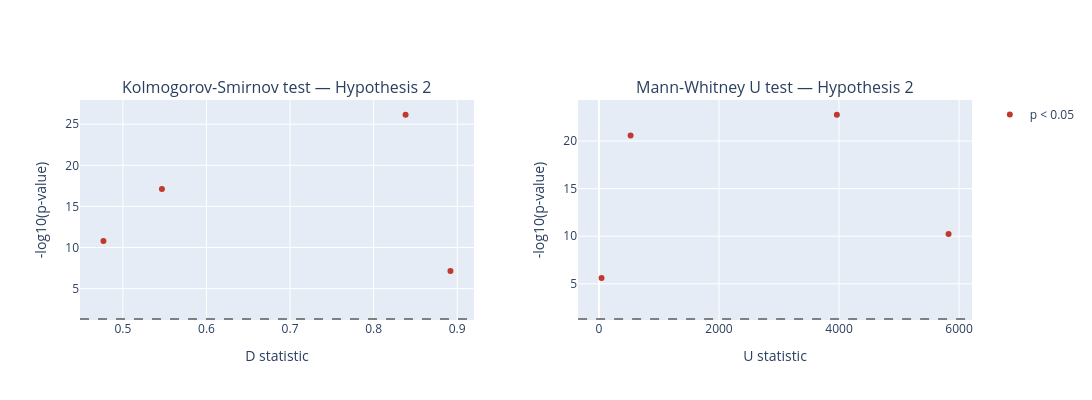
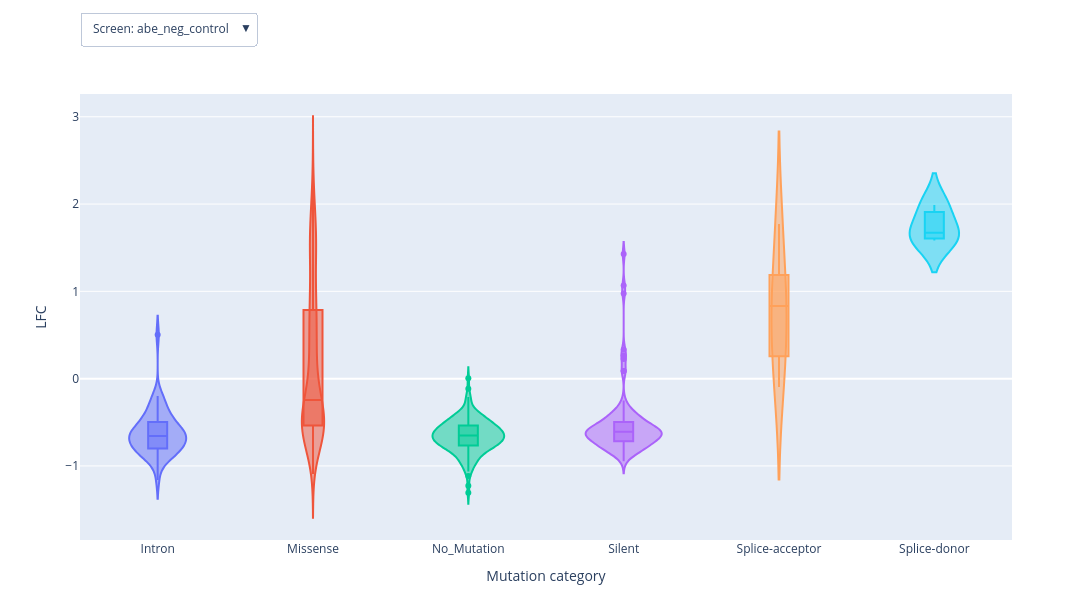

Notebook code cell kept with these figures, in order:
### Markdown cell above
# BE-QA
- Runs the pipeline for the selected mode (skipped if its output already exists), then shows that mode's QA plots
- Kolmogorov-Smirnov and Mann-Whitney scatters already cover every screen in one figure, so they are shown once with no selection
- The processed per-guide LFC violin is the only per-screen plot, so it gets the single dropdown in this section
- ppi mode shows every gene at once (no-PPI leg, then PPI-mode leg); blind_target shows every partner at once
- The dropdown is on the plot itself and switches client-side -- no cell re-run

### Code cell
if MODE == 'monomer':
    monomer_cfg = load_yaml(YAML_BY_MODE['monomer'])
    monomer_dir, monomer_gene, monomer_uniprot = monomer_cfg['output_dir'], monomer_cfg['input_gene'], monomer_cfg['input_uniprot']
    run_be3d_if_needed(YAML_BY_MODE['monomer'], os.path.join(monomer_dir, 'RUN_COMPLETED.txt'))

    monomer_screens = [s.strip().split('.')[0] for s in monomer_cfg['screens'].split(',')]

    # The KS/MW hypothesis-test plots already cover every screen in one figure, so they need
    # no selection at all and are just shown once.
    print('QA -- Kolmogorov-Smirnov and Mann-Whitney (all screens):')
    show_side_by_side(
        plot_hypothesis_qa(monomer_dir, test='KolmogorovSmirnov'),
        plot_hypothesis_qa(monomer_dir, test='MannWhitney'),
        width=600, height=400, spacing=0.08
    )

    # Only the violin is per-screen, so it gets the one dropdown in this section. Every screen's
    # violin is built up front and switched by Plotly's own in-figure dropdown
    # (layout.updatemenus), so changing screen does NOT re-run this cell.
    print('Processed LFC distribution by mutation category (violin, post mutation_priority + '
          'per-category filtering) -- pick a screen on the plot:')
    show_figure_dropdown(
        {s: plot_violin_by_processed_muttype(monomer_dir, monomer_gene, s, width=600, height=400)
         for s in monomer_screens},
        description='Screen:'
    )

elif MODE == 'ppi':
    ppi_cfg = load_yaml(YAML_BY_MODE['ppi'])
    ppi_root = ppi_cfg['output_dir']
    gene_names = [g.strip() for g in ppi_cfg['input_gene'].split(',')]
    ppi_screens = [s.strip().split('.')[0] for s in ppi_cfg['screens'].split(',')]

    # The QA/violin plots need the per-gene no_ppi and ppi legs to already exist, so run the
    # pipeline first (mirrors the BE-Clust3D (PPI) cell further down). Variant yamls go to the
    # scratch dir, not the cloned repo's yaml dir (see Settings cell comment). skip_existing
    # makes re-runs a no-op.
    def run_ppi_diff_pass(score_type):
        variant_cfg = copy.deepcopy(ppi_cfg)
        variant_cfg['score_type'] = score_type
        variant_yaml = os.path.join(os.path.dirname(YAML_BY_MODE['ppi']), f'_ppi_diff_{score_type}.yaml')
        with open(variant_yaml, 'w') as f:
            yaml.safe_dump(variant_cfg, f)
        run_be3d(variant_yaml)

    run_ppi_diff_pass('LFC3D')

    # No gene dropdown: the hypothesis-test plots cover all screens already, and every gene is
    # shown at once (no-PPI leg then PPI-mode leg per gene).
    for _gene in gene_names:
        _noppi, _ppi = os.path.join(ppi_root, 'no_ppi', _gene), os.path.join(ppi_root, 'ppi', _gene)
        print(f'{_gene} -- QA (KS2 test), no-PPI then PPI-mode:')
        show_side_by_side(
            plot_hypothesis_qa(_noppi, test='KolmogorovSmirnov'),
            plot_hypothesis_qa(_ppi, test='KolmogorovSmirnov'),
            width=600, height=400,
        )
        print(f'{_gene} -- QA (MW test), no-PPI then PPI-mode:')
        show_side_by_side(
            plot_hypothesis_qa(_noppi, test='MannWhitney'),
            plot_hypothesis_qa(_ppi, test='MannWhitney'),
            width=600, height=400,
        )

    # One dropdown, for the violin only -- each variant is a row of (no-PPI, PPI-mode) panels
    # per gene for that screen. Switching is client-side; no cell re-run.
    print('Processed LFC distribution by mutation category (violin, post mutation_priority + '
          'per-category filtering) -- no-PPI then PPI-mode for each gene; pick a screen on the plot:')
    show_figure_dropdown(
        {
            s: combine_side_by_side(*[
                f for _gene in gene_names for f in (
                    plot_violin_by_processed_muttype(os.path.join(ppi_root, 'no_ppi', _gene), _gene, s),
                    plot_violin_by_processed_muttype(os.path.join(ppi_root, 'ppi', _gene), _gene, s),
                )
            ], width=450, height=400)
            for s in ppi_screens
        },
        description='Screen:'
    )

else:
    blind_cfg = load_yaml(YAML_BY_MODE['blind_target'])
    blind_dir = blind_cfg['output_dir']
    blind_gene, blind_chain = blind_cfg['input_gene'], blind_cfg['input_chain']
    blind_partners = blind_cfg['partners']
    blind_tsv = os.path.join(blind_dir, f'{blind_gene}_{blind_chain}_blind_LFC3D.tsv')

    # blind_target's target itself never gets hypothesis_test/screendata (run_blind_target skips
    # both -- it has no screen data of its own). Each partner runs through parse_be_data +
    # prioritize_by_sequence (preprocess_ppi_partner), same as a monomer run, but
    # preprocess_ppi_partner explicitly skips hypothesis_test -- so there's no KS2/MW QA to show
    # even for the partner, just its processed-LFC violin.
    if not os.path.exists(blind_tsv):
        run_be3d(YAML_BY_MODE['blind_target'])

    partner_by_gene = {p['gene']: p for p in blind_partners}
    partner_screens_by_gene = {
        g: [s.strip().split('.')[0] for s in p['screens'].split(',')]
        for g, p in partner_by_gene.items()
    }
    all_partner_screens = sorted({s for screens in partner_screens_by_gene.values() for s in screens})

    print('Note: blind_target partners skip hypothesis_test (preprocess_ppi_partner), so no '
          "KS2/MW QA plot is available -- showing each partner's processed LFC distribution "
          '(violin) instead. No partner dropdown: every partner is shown side by side. '
          'Pick a screen on the plot:')

    def _partner_violin(partner_gene, screen):
        if screen not in partner_screens_by_gene[partner_gene]:
            return None
        chain = partner_by_gene[partner_gene]['chain']
        pdir = os.path.join(blind_dir, 'ppi_partners', f'{partner_gene}_chain_{chain}')
        return plot_violin_by_processed_muttype(pdir, partner_gene, screen)

    show_figure_dropdown(
        {
            s: combine_side_by_side(*[_partner_violin(g, s) for g in partner_by_gene],
                                    width=600, height=400)
            for s in all_partner_screens
        },
        description='Screen:'
    )

### Figure 1 — Plotly figure (JSON) as saved in the notebook; plotly's stock layout.template omitted (floating-point values rounded to 4 significant figures)
{"data": [{"customdata": [["abe_neg_control", "KBTBD4", 8, 398, 7.455e-08], ["abe_neg_control", "HDAC1", 38, 398, 7e-27], ["cbe_neg_control", "KBTBD4", 61, 398, 1.65e-11], ["cbe_neg_control", "HDAC1", 74, 398, 7.701e-18]], "hovertemplate": "significant=p < 0.05<br>D_Nonsense_Splice-donor_Splice-acceptor_vs_No Mutation=%{x}<br>-log10(p)=%{y}<br>screenid=%{customdata[0]}<br>gene_name=%{customdata[1]}<br>num_of_cases=%{customdata[2]}<br>num_of_controls=%{customdata[3]}<br>p_Nonsense_Splice-donor_Splice-acceptor_vs_No Mutation=%{customdata[4]}<extra></extra>", "legendgroup": "p < 0.05", "marker": {"color": "#c0392b", "symbol": "circle"}, "mode": "markers", "name": "p < 0.05", "orientation": "v", "showlegend": true, "type": "scatter", "x": [0.892, 0.8383, 0.4767, 0.5467], "xaxis": "x", "y": [7.128, 26.15, 10.78, 17.11], "yaxis": "y"}, {"customdata": [["abe_neg_control", "KBTBD4", 8, 398, 2.451e-06], ["abe_neg_control", "HDAC1", 38, 398, 2.574e-21], ["cbe_neg_control", "KBTBD4", 61, 398, 5.97e-11], ["cbe_neg_control", "HDAC1", 74, 398, 1.721e-23]], "hovertemplate": "significant=p < 0.05<br>U_Nonsense_Splice-donor_Splice-acceptor_vs_No Mutation=%{x}<br>-log10(p)=%{y}<br>screenid=%{customdata[0]}<br>gene_name=%{customdata[1]}<br>num_of_cases=%{customdata[2]}<br>num_of_controls=%{customdata[3]}<br>p_Nonsense_Splice-donor_Splice-acceptor_vs_No Mutation=%{customdata[4]}<extra></extra>", "legendgroup": "p < 0.05", "marker": {"color": "#c0392b", "symbol": "circle"}, "mode": "markers", "name": "p < 0.05", "orientation": "v", "showlegend": false, "type": "scatter", "x": [43, 527, 5825, 3964], "xaxis": "x3", "y": [5.611, 20.59, 10.22, 22.76], "yaxis": "y3"}], "layout": {"annotations": [{"font": {"size": 16}, "showarrow": false, "text": "Kolmogorov-Smirnov test — Hypothesis 2", "x": 0.2208, "xanchor": "center", "xref": "paper", "y": 1, "yanchor": "bottom", "yref": "paper"}, {"font": {"size": 16}, "showarrow": false, "text": "Mann-Whitney U test — Hypothesis 2", "x": 0.7792, "xanchor": "center", "xref": "paper", "y": 1, "yanchor": "bottom", "yref": "paper"}], "autosize": false, "height": 400, "shapes": [{"line": {"color": "gray", "dash": "dash"}, "type": "line", "x0": 0, "x1": 1, "xref": "x domain", "y0": 1.301, "y1": 1.301, "yref": "y"}, {"line": {"color": "gray", "dash": "dash"}, "type": "line", "x0": 0, "x1": 1, "xref": "x3 domain", "y0": 1.301, "y1": 1.301, "yref": "y3"}], "width": 1200, "xaxis": {"anchor": "y", "domain": [0, 0.4416], "title": {"text": "D statistic"}}, "xaxis2": {"anchor": "y2", "domain": [0.4616, 0.5384], "visible": false}, "xaxis3": {"anchor": "y3", "domain": [0.5584, 1], "title": {"text": "U statistic"}}, "yaxis": {"anchor": "x", "domain": [0, 1], "title": {"text": "-log10(p-value)"}}, "yaxis2": {"anchor": "x2", "domain": [0, 1], "visible": false}, "yaxis3": {"anchor": "x3", "domain": [0, 1], "title": {"text": "-log10(p-value)"}}}}

### Figure 2 — Plotly figure (JSON) as saved in the notebook; plotly's stock layout.template omitted (floating-point values rounded to 4 significant figures; data arrays with more than 128 entries replaced by an {"elided": "..."} marker saying what was removed)
{"data": [{"alignmentgroup": "True", "box": {"visible": true}, "hovertemplate": "category=%{x}<br>LFC=%{y}<extra></extra>", "legendgroup": "Intron", "marker": {"color": "#636efa"}, "name": "Intron", "offsetgroup": "Intron", "orientation": "v", "points": "outliers", "scalegroup": "True", "showlegend": true, "type": "violin", "visible": true, "x": ["Intron", "Intron", "Intron", "Intron", "Intron", "Intron", "Intron", "Intron", "Intron", "Intron", "Intron", "Intron", "Intron", "Intron", "Intron", "Intron", "Intron", "Intron", "Intron", "Intron", "Intron", "Intron", "Intron", "Intron", "Intron", "Intron", "Intron", "Intron", "Intron", "Intron", "Intron", "Intron", "Intron", "Intron", "Intron", "Intron", "Intron", "Intron", "Intron", "Intron", "Intron", "Intron", "Intron", "Intron", "Intron", "Intron", "Intron", "Intron", "Intron", "Intron", "Intron", "Intron", "Intron"], "x0": " ", "xaxis": "x", "y": [-0.6674, -0.7199, -0.4978, -0.4012, -0.6237, -0.6089, -0.8321, -0.3744, -0.7186, -0.8679, -0.6786, -0.7398, -0.8056, -0.6231, -0.627, -0.5161, -0.6107, -0.2306, -0.5545, -0.6124, -0.1999, -0.5872, 0.5037, -0.8065, -0.4069, -0.673, -0.894, -0.4928, -0.889, -0.7057, -0.8351, -0.792, -0.6568, -0.5816, -0.7394, -0.7709, -0.5691, -0.3918, -0.6769, -0.8006, -0.3618, -0.6502, -0.2488, -0.8403, -0.6592, -0.827, -0.9919, -0.8216, -0.9375, -0.4548, -1.161, -0.4832, -0.228], "y0": " ", "yaxis": "y"}, {"alignmentgroup": "True", "box": {"visible": true}, "hovertemplate": "category=%{x}<br>LFC=%{y}<extra></extra>", "legendgroup": "Missense", "marker": {"color": "#EF553B"}, "name": "Missense", "offsetgroup": "Missense", "orientation": "v", "points": "outliers", "scalegroup": "True", "showlegend": true, "type": "violin", "visible": true, "x": {"elided": "635 str values"}, "x0": " ", "xaxis": "x", "y": {"elided": "635 float values"}, "y0": " ", "yaxis": "y"}, {"alignmentgroup": "True", "box": {"visible": true}, "hovertemplate": "category=%{x}<br>LFC=%{y}<extra></extra>", "legendgroup": "No_Mutation", "marker": {"color": "#00cc96"}, "name": "No_Mutation", "offsetgroup": "No_Mutation", "orientation": "v", "points": "outliers", "scalegroup": "True", "showlegend": true, "type": "violin", "visible": true, "x": {"elided": "199 str values"}, "x0": " ", "xaxis": "x", "y": {"elided": "199 float values"}, "y0": " ", "yaxis": "y"}, {"alignmentgroup": "True", "box": {"visible": true}, "hovertemplate": "category=%{x}<br>LFC=%{y}<extra></extra>", "legendgroup": "Silent", "marker": {"color": "#ab63fa"}, "name": "Silent", "offsetgroup": "Silent", "orientation": "v", "points": "outliers", "scalegroup": "True", "showlegend": true, "type": "violin", "visible": true, "x": ["Silent", "Silent", "Silent", "Silent", "Silent", "Silent", "Silent", "Silent", "Silent", "Silent", "Silent", "Silent", "Silent", "Silent", "Silent", "Silent", "Silent", "Silent", "Silent", "Silent", "Silent", "Silent", "Silent", "Silent", "Silent", "Silent", "Silent", "Silent", "Silent", "Silent", "Silent", "Silent", "Silent", "Silent", "Silent", "Silent", "Silent", "Silent", "Silent", "Silent", "Silent", "Silent", "Silent", "Silent", "Silent", "Silent", "Silent", "Silent", "Silent", "Silent", "Silent", "Silent", "Silent", "Silent", "Silent", "Silent", "Silent", "Silent", "Silent", "Silent", "Silent", "Silent", "Silent", "Silent", "Silent", "Silent", "Silent", "Silent", "Silent", "Silent", "Silent", "Silent", "Silent", "Silent", "Silent", "Silent", "Silent", "Silent", "Silent", "Silent", "Silent", "Silent", "Silent", "Silent", "Silent", "Silent", "Silent", "Silent", "Silent", "Silent", "Silent", "Silent", "Silent", "Silent", "Silent", "Silent", "Silent", "Silent", "Silent", "Silent", "Silent", "Silent", "Silent", "Silent"], "x0": " ", "xaxis": "x", "y": [0.08662, 0.08662, -0.6874, -0.6285, -0.6125, -0.6075, -0.6535, -0.7258, 0.2643, 0.9752, -0.3081, -0.5774, 0.2243, -0.3843, -0.452, -0.8429, -0.6571, -0.7764, -0.5477, -0.752, -0.7439, -0.567, -0.6498, 0.3345, -0.4297, -0.6428, 1.428, -0.6003, -0.4273, -0.6058, -0.6183, -0.587, -0.4858, -0.5375, -0.7277, -0.6534, -0.2495, -0.7293, -0.5174, -0.7044, -0.7785, -0.5913, -0.5412, -0.7978, -0.894, -0.5979, -0.6901, -0.6016, -0.8572, 1.067, -0.5186, -0.6381, -0.4728, -0.4438, -0.6876, -0.6968, -0.646, -0.6459, -0.5974, -0.8121, -0.5979, -0.3982, -0.8514, -0.4961, -0.4961, -0.4934, -0.6666, -0.6952, -0.8243, -0.4861, -0.743, -0.5634, -0.3918, -0.4465, -0.5993, -0.7062, -0.73, -0.7845, -0.3953, -0.7465, -0.8154, -0.7488, -0.5891, -0.5819, -0.5663, -0.7041, -0.6826, -0.5347, -0.4992, -0.3533, -0.3533, -0.7623, -0.6555, -0.6086, -0.8269, -0.8707, -0.562, -0.5035, -0.6414, -0.7924, -0.6197, -0.8313, -0.6966, -0.9464], "y0": " ", "yaxis": "y"}, {"alignmentgroup": "True", "box": {"visible": true}, "hovertemplate": "category=%{x}<br>LFC=%{y}<extra></extra>", "legendgroup": "Splice-acceptor", "marker": {"color": "#FFA15A"}, "name": "Splice-acceptor", "offsetgroup": "Splice-acceptor", "orientation": "v", "points": "outliers", "scalegroup": "True", "showlegend": true, "type": "violin", "visible": true, "x": ["Splice-acceptor", "Splice-acceptor", "Splice-acceptor", "Splice-acceptor", "Splice-acceptor"], "x0": " ", "xaxis": "x", "y": [0.3725, 0.8308, -0.09623, 0.9919, 1.77], "y0": " ", "yaxis": "y"}, {"alignmentgroup": "True", "box": {"visible": true}, "hovertemplate": "category=%{x}<br>LFC=%{y}<extra></extra>", "legendgroup": "Splice-donor", "marker": {"color": "#19d3f3"}, "name": "Splice-donor", "offsetgroup": "Splice-donor", "orientation": "v", "points": "outliers", "scalegroup": "True", "showlegend": true, "type": "violin", "visible": true, "x": ["Splice-donor", "Splice-donor", "Splice-donor"], "x0": " ", "xaxis": "x", "y": [1.989, 1.582, 1.672], "y0": " ", "yaxis": "y"}, {"alignmentgroup": "True", "box": {"visible": true}, "hovertemplate": "category=%{x}<br>LFC=%{y}<extra></extra>", "legendgroup": "Intron", "marker": {"color": "#636efa"}, "name": "Intron", "offsetgroup": "Intron", "orientation": "v", "points": "outliers", "scalegroup": "True", "showlegend": true, "type": "violin", "visible": false, "x": ["Intron", "Intron", "Intron", "Intron", "Intron", "Intron", "Intron", "Intron", "Intron", "Intron", "Intron", "Intron", "Intron", "Intron", "Intron", "Intron", "Intron", "Intron", "Intron", "Intron", "Intron", "Intron", "Intron", "Intron", "Intron", "Intron", "Intron", "Intron", "Intron", "Intron", "Intron", "Intron", "Intron", "Intron", "Intron", "Intron", "Intron", "Intron", "Intron", "Intron", "Intron", "Intron", "Intron", "Intron", "Intron", "Intron", "Intron", "Intron", "Intron", "Intron", "Intron", "Intron", "Intron", "Intron", "Intron"], "x0": " ", "xaxis": "x", "y": [0.01346, -0.0357, -0.193, -0.3212, -0.202, -0.1962, -0.1075, -0.09682, 0.06694, -0.1308, 0.09318, -0.1151, -0.07039, -0.1047, -0.1488, 0.05801, -0.09652, 0.4134, -0.1747, -0.3035, -0.1931, -0.2264, -0.3449, 0.0103, -0.03906, 0.04703, -0.004565, -0.006968, -0.2971, -0.2887, 0.0291, 0.06357, -0.04775, -0.2911, -0.1641, -0.03366, 0.4138, -0.2354, -0.03082, -0.1898, -0.1968, -0.07584, 0.0353, -0.04687, 0.02447, -0.1631, -0.2234, -0.115, -0.1681, -0.4195, -0.1401, -0.07929, -0.22, -0.2751, -0.148], "y0": " ", "yaxis": "y"}, {"alignmentgroup": "True", "box": {"visible": true}, "hovertemplate": "category=%{x}<br>LFC=%{y}<extra></extra>", "legendgroup": "Missense", "marker": {"color": "#EF553B"}, "name": "Missense", "offsetgroup": "Missense", "orientation": "v", "points": "outliers", "scalegroup": "True", "showlegend": true, "type": "violin", "visible": false, "x": {"elided": "517 str values"}, "x0": " ", "xaxis": "x", "y": {"elided": "517 float values"}, "y0": " ", "yaxis": "y"}, {"alignmentgroup": "True", "box": {"visible": true}, "hovertemplate": "category=%{x}<br>LFC=%{y}<extra></extra>", "legendgroup": "No_Mutation", "marker": {"color": "#00cc96"}, "name": "No_Mutation", "offsetgroup": "No_Mutation", "orientation": "v", "points": "outliers", "scalegroup": "True", "showlegend": true, "type": "violin", "visible": false, "x": {"elided": "199 str values"}, "x0": " ", "xaxis": "x", "y": {"elided": "199 float values"}, "y0": " ", "yaxis": "y"}, {"alignmentgroup": "True", "box": {"visible": true}, "hovertemplate": "category=%{x}<br>LFC=%{y}<extra></extra>", "legendgroup": "Nonsense", "marker": {"color": "#ab63fa"}, "name": "Nonsense", "offsetgroup": "Nonsense", "orientation": "v", "points": "outliers", "scalegroup": "True", "showlegend": true, "type": "violin", "visible": false, "x": ["Nonsense", "Nonsense", "Nonsense", "Nonsense", "Nonsense", "Nonsense", "Nonsense", "Nonsense", "Nonsense", "Nonsense", "Nonsense", "Nonsense", "Nonsense", "Nonsense", "Nonsense", "Nonsense", "Nonsense", "Nonsense", "Nonsense", "Nonsense", "Nonsense", "Nonsense", "Nonsense", "Nonsense", "Nonsense", "Nonsense", "Nonsense", "Nonsense", "Nonsense", "Nonsense", "Nonsense", "Nonsense", "Nonsense", "Nonsense", "Nonsense", "Nonsense", "Nonsense", "Nonsense", "Nonsense", "Nonsense", "Nonsense", "Nonsense", "Nonsense", "Nonsense", "Nonsense", "Nonsense", "Nonsense", "Nonsense", "Nonsense", "Nonsense", "Nonsense", "Nonsense", "Nonsense", "Nonsense", "Nonsense"], "x0": " ", "xaxis": "x", "y": [0.2067, -0.2945, -0.1137, 1.427, 1.653, 1.456, 1.024, -0.1844, 0.09554, 0.04192, 0.01016, 0.4219, 0.324, 0.9003, 0.02529, 2.123, 0.6244, -0.07205, -0.254, -0.04934, -0.2072, -0.1883, 1.465, 0.1797, -0.2919, 1.522, 0.4763, -0.2222, -0.114, 0.05815, 0.8184, -0.3276, -0.1754, 0.371, 0.003509, 0.1568, 0.2456, -0.06321, -0.08913, 0.3525, -0.05048, 0.04708, 0.4305, -0.05127, 0.3594, 1.33, -0.1974, 0.3608, 0.1809, 0.08487, 0.04754, -0.204, -0.005064, -0.0675, -0.3173], "y0": " ", "yaxis": "y"}, {"alignmentgroup": "True", "box": {"visible": true}, "hovertemplate": "category=%{x}<br>LFC=%{y}<extra></extra>", "legendgroup": "Silent", "marker": {"color": "#FFA15A"}, "name": "Silent", "offsetgroup": "Silent", "orientation": "v", "points": "outliers", "scalegroup": "True", "showlegend": true, "type": "violin", "visible": false, "x": {"elided": "165 str values"}, "x0": " ", "xaxis": "x", "y": {"elided": "165 float values"}, "y0": " ", "yaxis": "y"}, {"alignmentgroup": "True", "box": {"visible": true}, "hovertemplate": "category=%{x}<br>LFC=%{y}<extra></extra>", "legendgroup": "Splice-acceptor", "marker": {"color": "#19d3f3"}, "name": "Splice-acceptor", "offsetgroup": "Splice-acceptor", "orientation": "v", "points": "outliers", "scalegroup": "True", "showlegend": true, "type": "violin", "visible": false, "x": ["Splice-acceptor", "Splice-acceptor"], "x0": " ", "xaxis": "x", "y": [0.254, 0.2984], "y0": " ", "yaxis": "y"}, {"alignmentgroup": "True", "box": {"visible": true}, "hovertemplate": "category=%{x}<br>LFC=%{y}<extra></extra>", "legendgroup": "Splice-donor", "marker": {"color": "#FF6692"}, "name": "Splice-donor", "offsetgroup": "Splice-donor", "orientation": "v", "points": "outliers", "scalegroup": "True", "showlegend": true, "type": "violin", "visible": false, "x": ["Splice-donor", "Splice-donor", "Splice-donor", "Splice-donor"], "x0": " ", "xaxis": "x", "y": [1.68, 0.6833, 0.4714, 1.175], "y0": " ", "yaxis": "y"}], "layout": {"autosize": false, "height": 600, "legend": {"title": {"text": "category"}, "tracegroupgap": 0}, "margin": {"b": 60, "t": 76}, "showlegend": false, "title": {"font": {"size": 13}, "text": "", "x": 0, "xanchor": "left", "y": 1, "yanchor": "top"}, "updatemenus": [{"active": 0, "buttons": [{"args": [{"visible": [true, true, true, true, true, true, false, false, false, false, false, false, false]}, {}], "label": "Screen: abe_neg_control", "method": "update"}, {"args": [{"visible": [false, false, false, false, false, false, true, true, true, true, true, true, true]}, {}], "label": "Screen: cbe_neg_control", "method": "update"}], "direction": "down", "font": {"size": 12}, "pad": {"b": 0, "l": 0, "r": 0, "t": 0}, "showactive": true, "x": 0, "xanchor": "left", "y": 1.11, "yanchor": "bottom"}], "violinmode": "overlay", "width": 1400, "xaxis": {"anchor": "y", "categoryarray": ["Intron", "Missense", "No_Mutation", "Silent", "Splice-acceptor", "Splice-donor"], "categoryorder": "array", "domain": [0, 1], "title": {"text": "Mutation category"}}, "yaxis": {"anchor": "x", "domain": [0, 1], "title": {"text": "LFC"}}}}
